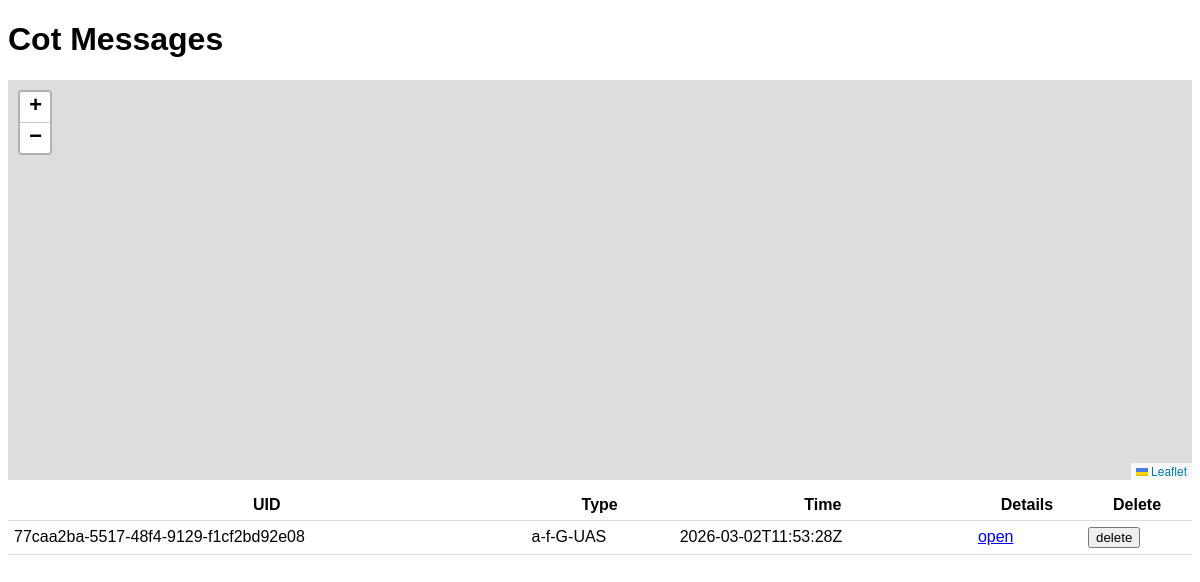
The app's page /, older data.
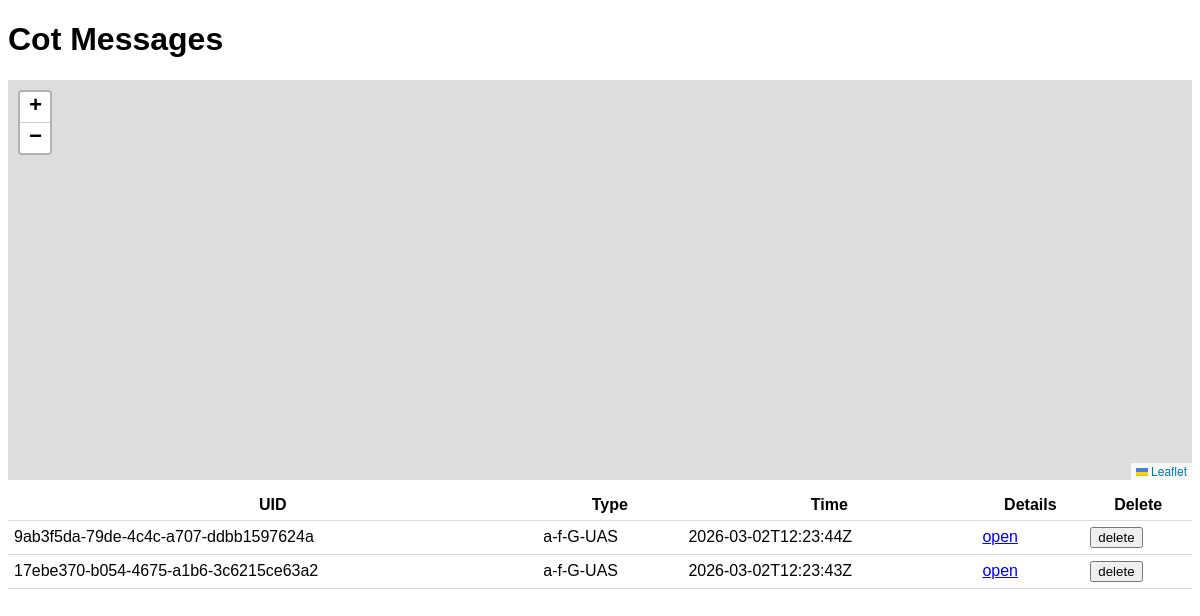
The same page, newer data.
### app/models.py (models this page shows)
class Message(Base):
    __tablename__ = "messages"
    id = Column(Integer, primary_key=True, index=True)
    uid = Column(String, index=True)
    type = Column(String, index=True)
    how = Column(String)
    time = Column(String)
    lat = Column(Float, nullable=True)
    lon = Column(Float, nullable=True)
    raw_xml = Column(Text)
    received_at = Column(DateTime, default=datetime.datetime.utcnow)

### app/main.py (the view)
@app.get("/", response_class=HTMLResponse)
def index(request: Request):
    db = next(get_db())
    msgs = db.query(Message).order_by(Message.received_at.desc()).limit(100).all()
    return templates.TemplateResponse("index.html", {"request": request, "messages": msgs})

### templates/index.html (shortened to what this page needs)
<!doctype html>
<html>
<head>
  <link rel="stylesheet" href="https://unpkg.com/leaflet@1.9.4/dist/leaflet.css"/>
</head>
<body>
  <h1>Cot Messages</h1>
  <div id="map"></div>
  <table>
    <thead><tr><th>UID</th><th>Type</th><th>Time</th><th>Details</th><th>Delete</th></tr></thead>
    <tbody>
      {% for m in messages %}
      <tr>
        <td>{{ m.uid }}</td>
        <td>{{ m.type }}</td>
        <td>{{ m.time }}</td>
        <td><a href="/message/{{ m.id }}">open</a></td>
        <td>
          <form method="post" action="/message/{{ m.id }}/delete" onsubmit="return confirm('Delete this message?');">
            <button type="submit">delete</button>
          </form>
        </td>
      </tr>
      {% endfor %}
    </tbody>
  </table>
</body>
</html>

Row changes from the older to the newer data that the page shows:
removed Message: uid "77caa2ba-5517-48f4-9129-f1cf2bd92e08", type "a-f-G-UAS", time "2026-03-02T11:53:28Z"
added Message: uid "9ab3f5da-79de-4c4c-a707-ddbb1597624a", type "a-f-G-UAS", time "2026-03-02T12:23:44Z"
added Message: uid "17ebe370-b054-4675-a1b6-3c6215ce63a2", type "a-f-G-UAS", time "2026-03-02T12:23:43Z"
